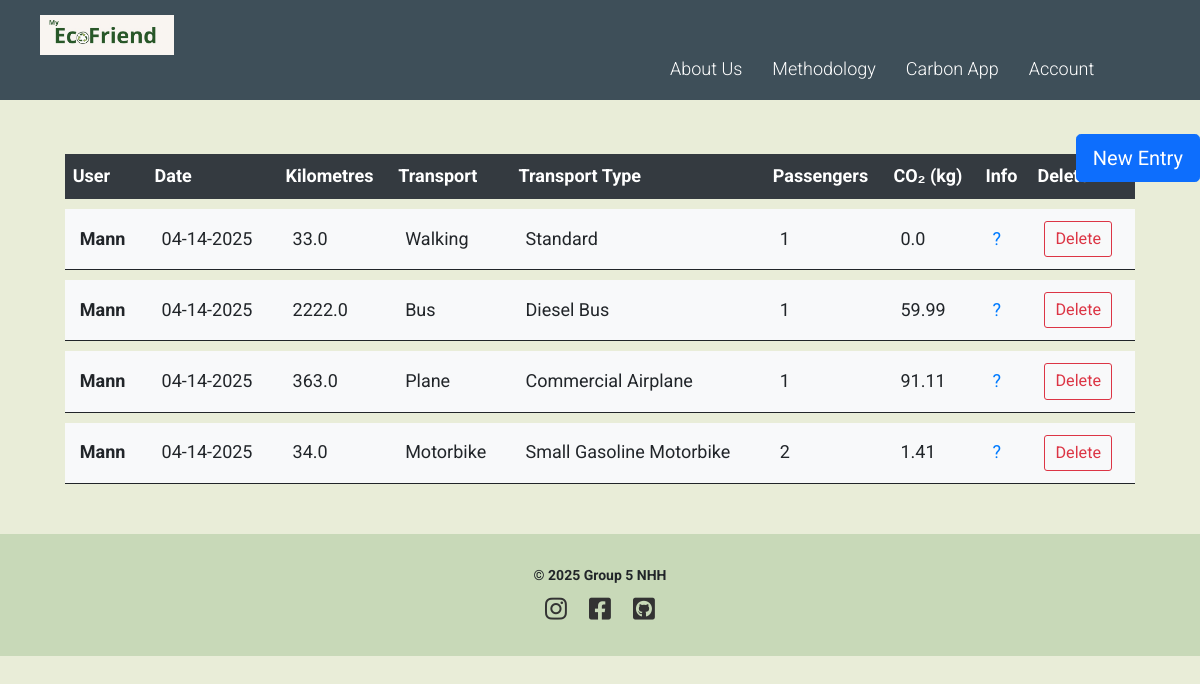
Page /carbon_app/your_data (signed in) on the committed database.
### Capp/models.py (models this page shows)
class User(db.Model, UserMixin):
    __tablename__ = "user_table"  # Explicit name for the table in the database
    id = db.Column(db.Integer, primary_key=True)  # Unique ID for each user
    username = db.Column(db.String(30), unique=True, nullable=False)  # Username must be unique
    email = db.Column(db.String(120), unique=True, nullable=False)    # Email must be unique
    password = db.Column(db.String(60), nullable=False)               # Hashed password
    transport = db.relationship('Transport', backref='author', lazy=True)
    saved_trips = db.relationship('SavedTrip', backref='author', lazy=True)

### Capp/Carbon_app/routes.py (the view)
@carbon_app.route('/carbon_app/your_data')
def your_data():
    entries = Transport.query.filter_by(author=current_user) \
        .filter(Transport.date > datetime.now() - timedelta(days=5)) \
        .order_by(Transport.date.desc(), Transport.transport.asc()) \
        .all()
    return render_template('carbon_app/your_data.html', title='Your Data', entries=entries)

### Capp/models.py (called while the page is built)
@login_manager.user_loader
def load_user(user_id):
    return User.query.get(int(user_id))  # Fetch the user from the database by ID

### Capp/templates/carbon_app/your_data.html (shortened to what this page needs)
{% extends "layout.html" %}
{% block content %}
<section class="table_main py-4">
  <div class="container-fluid table-main-container">
    <a href="{{ url_for('carbon_app.carbon_app_home') }}" class="btn btn-primary btn-lg new-entry-btn">
      New Entry
    </a>
    <div class="row justify-content-center">
      <div class="col-11">
        <div class="table-responsive">
          <table class="table">
            <thead class="thead-dark">
              <tr>
                <th scope="col">User</th>
                <th scope="col">Date</th>
                <th scope="col">Kilometres</th>
                <th scope="col">Transport</th>
                <th scope="col">Transport Type</th>
                <th scope="col">Passengers</th>
                <th scope="col">CO₂ (kg)</th>
                <th scope="col">Info</th>
                <th scope="col">Delete</th>
              </tr>
            </thead>
            <tbody>
              {% for entry in entries %}
                <tr>
                  <th scope="row">{{ current_user.username }}</th>
                  <td>{{ entry.date.strftime("%m-%d-%Y") }}</td>
                  <td>{{ entry.kms }}</td>
                  <td>{{ entry.transport }}</td>
                  <td>{{ entry.type }}</td>
                  <td>{{ entry.passengers }}</td>
                  <td>{{ entry.co2 }}</td>
                  <td>
                    <span
                      onclick="alert('This trip emitted {{ entry.co2 }} kg CO₂, which is approximately equal to producing {{ (entry.co2 / 33) | round(2) }} pair(s) of jeans or {{ (entry.co2 / 27) | round(2) }} kg of beef.')"
                      style="cursor: pointer; color: #007bff;"
                      title="Click for CO₂ comparison"
                    >
                      ?
                    </span>
                  </td>
                  <td>
                    <a href="{{ url_for('carbon_app.delete_emission', entry_id=entry.id) }}" class="btn btn-outline-danger btn-sm">
                      Delete
                    </a>
                  </td>
                </tr>
              {% endfor %}
            </tbody>
          </table>
        </div>
      </div>
    </div>
  </div>
</section>
{% endblock content %}

### Capp/templates/layout.html (shortened to what this page needs)
<!DOCTYPE html>
<html>
<head>
    <link rel="stylesheet" href="https://cdnjs.cloudflare.com/ajax/libs/font-awesome/6.2.1/css/all.min.css"
 />
    <link href="https://cdn.jsdelivr.net/npm/bootstrap@5.0.1/dist/css/bootstrap.min.css"
          rel="stylesheet"
 />
    <link rel="stylesheet" href="https://cdn.jsdelivr.net/npm/bootstrap-icons@1.3.0/font/bootstrap-icons.css" />
    <link rel="stylesheet" type="text/css" href="{{ url_for('static', filename='layout.css') }}">
    <link rel="stylesheet" type="text/css" href="{{ url_for('static', filename='home.css') }}">
    <link rel="stylesheet" type="text/css" href="{{ url_for('static', filename='carbon_app.css') }}">
    <link rel="stylesheet" type="text/css" href="{{ url_for('static', filename='methodology.css') }}">
    <link rel="stylesheet" type="text/css" href="{{ url_for('static', filename='About_us.css') }}">
    <link rel="stylesheet" href="{{ url_for('static', filename='css/register_section.css') }}">
</head>
<body>
    <div class="navbar">
        <div class="header_logo">
            <a href="{{ url_for('home.home_home') }}">
                <img src="{{ url_for('static', filename='Pictures/Ecofriend_logo.jpg') }}" alt="MyEcoFriend logo">
            </a>
        </div>
        <ul>
            <li><a href="{{ url_for('About_us.About_us_home') }}">About Us</a></li>
            <li><a href="{{ url_for('methodology.methodology_home') }}">Methodology</a></li>
            <li><a href="{{ url_for('carbon_app.carbon_app_home') }}">Carbon App</a></li>
            <li><a href="{{ url_for('users.register') }}">Account</a></li>
        </ul>
    </div>
    {% block content %} {% endblock %}
    <footer>
        <p>© 2025 Group 5 NHH</p>
        <div class="social-icons">
            <a href="https://instagram.com/yourprofile" target="_blank">
                <i class="fa-brands fa-instagram"></i>
            </a>
            <a href="https://facebook.com/yourprofile" target="_blank">
                <i class="fa-brands fa-square-facebook"></i>
            </a>
            <a href="https://github.com/yourprofile" target="_blank">
                <i class="fa-brands fa-square-github"></i>
            </a>
        </div>
    </footer>
</body>
</html>

### Capp/static/layout.css (style rules this page uses)
* { box-sizing: border-box; padding: 0; margin: 0; }
body { font-family: 'Roboto', sans-serif; background: #fff; line-height: 1.6; }
a { color: #333; text-decoration: none; }
p { margin: 10px 0; font-size: 14px; }
.navbar { background-color: #3E4F59; display: flex; justify-content: space-between; align-items: center; padding: 15px 40px; height: 100px; }
.header_logo img { height: 40px; }
.navbar ul { list-style: none; display: flex; gap: 30px; margin: 0; padding-left: 630px; }
.navbar li { display: inline; }
.navbar a { text-decoration: none; color: white; font-size: 18px; font-weight: 300; transition: color 0.3s; }
footer { background-color: #C8D9B8; text-align: center; padding: 20px 0; font-size: 16px; font-weight: bold; }
.social-icons { margin-top: 10px; }
.social-icons a { margin: 10 15px; display: inline-block; }
.social-icons i { width: 40px; height: 40px; transition: transform 0.3s ease; font-size: 25px; }

### Capp/static/methodology.css (style rules this page uses)
body { background-color: #e9edd8; font-size: 18px; }

### Capp/static/About_us.css (style rules this page uses)
ul { list-style: none; padding: 0; text-align: left; margin-bottom: 15px; color: #f5f5f5; }
ul li { margin-bottom: 8px; }

### Capp/static/register_section.css (style rules this page uses)
.table-main-container { position: relative; padding-top: 60px; }
.new-entry-btn { position: absolute; top: 10px; right: 0; z-index: 100; }
.table { width: 100%; margin-top: 20px; border-collapse: separate; border-spacing: 0 10px; }
.thead-dark th { background-color: #343a40; color: #fff; border: none; }
.table tbody tr { background-color: #f8f9fa; border: none; }
.table tbody tr td, .table tbody tr th { padding: 12px 15px; vertical-align: middle; }
.btn-outline-danger { padding: 5px 10px; font-size: 0.9em; border-radius: 3px; }
.container, .container-fluid { max-width: 1200px; margin: 0 auto; padding: 0 15px; }

### rows in the picture
User: username "Mann" "Mann" "Mann" "Mann"

### other values in the picture
{{ entry.date.strftime("%m-%d-%Y") }} "04-14-2025" "04-14-2025" "04-14-2025" "04-14-2025"
{{ entry.kms }} "33.0" "2222.0" "363.0" "34.0"
{{ entry.transport }} "Walking" "Bus" "Plane" "Motorbike"
{{ entry.type }} "Standard" "Diesel Bus" "Commercial Airplane" "Small Gasoline Motorbike"
{{ entry.passengers }} "1" "1" "1" "2"
{{ entry.co2 }} "0.0" "59.99" "91.11" "1.41"
